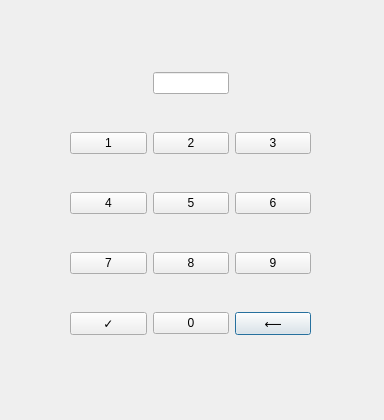
<?xml version="1.0" encoding="UTF-8"?>
<ui version="4.0">
 <class>PinWindow</class>
 <widget class="QDialog" name="PinWindow">
  <property name="geometry">
   <rect>
    <x>0</x>
    <y>0</y>
    <width>384</width>
    <height>420</height>
   </rect>
  </property>
  <property name="windowTitle">
   <string>Dialog</string>
  </property>
  <widget class="QWidget" name="gridLayoutWidget">
   <property name="geometry">
    <rect>
     <x>70</x>
     <y>40</y>
     <width>241</width>
     <height>331</height>
    </rect>
   </property>
   <layout class="QGridLayout" name="gridLayout">
    <item row="4" column="2">
     <widget class="QPushButton" name="PushButton_Back">
      <property name="text">
       <string>⟵</string>
      </property>
     </widget>
    </item>
    <item row="1" column="1">
     <widget class="QPushButton" name="pushButton_2">
      <property name="text">
       <string>2</string>
      </property>
     </widget>
    </item>
    <item row="2" column="1">
     <widget class="QPushButton" name="pushButton_5">
      <property name="text">
       <string>5</string>
      </property>
     </widget>
    </item>
    <item row="3" column="1">
     <widget class="QPushButton" name="pushButton_8">
      <property name="text">
       <string>8</string>
      </property>
     </widget>
    </item>
    <item row="4" column="0">
     <widget class="QPushButton" name="PushButton_Ok">
      <property name="text">
       <string>✓</string>
      </property>
     </widget>
    </item>
    <item row="2" column="2">
     <widget class="QPushButton" name="pushButton_6">
      <property name="text">
       <string>6</string>
      </property>
     </widget>
    </item>
    <item row="2" column="0">
     <widget class="QPushButton" name="pushButton_4">
      <property name="text">
       <string>4</string>
      </property>
     </widget>
    </item>
    <item row="3" column="2">
     <widget class="QPushButton" name="pushButton_9">
      <property name="text">
       <string>9</string>
      </property>
     </widget>
    </item>
    <item row="3" column="0">
     <widget class="QPushButton" name="pushButton_7">
      <property name="text">
       <string>7</string>
      </property>
     </widget>
    </item>
    <item row="1" column="2">
     <widget class="QPushButton" name="pushButton_3">
      <property name="text">
       <string>3</string>
      </property>
     </widget>
    </item>
    <item row="1" column="0">
     <widget class="QPushButton" name="pushButton_1">
      <property name="text">
       <string>1</string>
      </property>
     </widget>
    </item>
    <item row="4" column="1">
     <widget class="QPushButton" name="pushButton_0">
      <property name="text">
       <string>0</string>
      </property>
     </widget>
    </item>
    <item row="0" column="1">
     <widget class="QLineEdit" name="lineEdit">
      <property name="echoMode">
       <enum>QLineEdit::Password</enum>
      </property>
     </widget>
    </item>
   </layout>
  </widget>
 </widget>
 <resources/>
 <connections/>
</ui>
